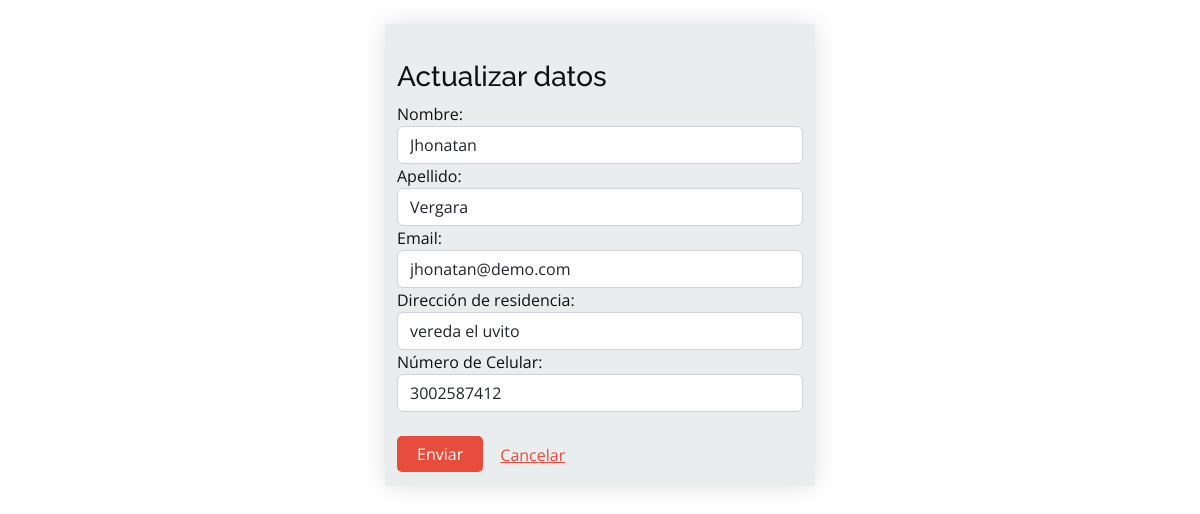
The app's page /actualizarU/4 (signed in) with its own data.
### servigou/models.py (models this page shows, shortened)
class User(AbstractUser):
    documento = models.IntegerField(unique=True, null=True, blank=False)
    celular = models.IntegerField(null=True, blank=False)
    direccion = models.CharField(max_length=20, null=True, blank=False)

### servigou/views.py (the view)
# urls.py: path('actualizarU/<int:id>', views.actualizarU, name='actualizarU'),
@login_required(login_url="login")
def actualizarU(request, id):
    usuario = User.objects.get(id=id)
    if request.method == "POST":
        formUpdate = UserForm2(request.POST, instance=usuario)
        if formUpdate.is_valid():
            formUpdate.save()
            return redirect('home')
        else:
            print(formUpdate.errors)
    else:
        form = UserForm2(instance=usuario)
    context = {"form": form}
    return render(request, "Usuario/actualizarU.html", context)

### templates/Usuario/actualizarU.html (shortened to what this page needs)
{% extends 'layout/base_form.html' %}
 {% load static %}
 {% block contenido %}
<div class="container_reg" style="width: 430px">
  <form method="POST" action="">
    <br/>
    <h3>Actualizar datos</h3>
    {% csrf_token %} {{form.as_table}}
    <br />
    <button  type="submit" class="boton">
      Enviar
    </button>
    <a id="boton1" href="{% url 'home' %}" class="btn btn-link" >Cancelar </a><br />
  </form>
</div>
{% endblock %}

### static/css/styleBase.css (style rules this page uses)
* { padding: 0%; margin:0%; border: 0%; box-sizing: border-box; }
.container_reg { padding:1%; background-color: #e1e8e8; margin: 2%; box-shadow: 0 0 24px 0 rgb(0 0 0 / 12%); }
.boton { background: #E74C3C; border: 0; padding: 6px 20px; color: #fff; transition: 0.4s; border-radius: 5px; }
#boton1 { color: #E74C3C; }

### static/assets/css/style.css (style rules this page uses)
.container_reg { background-color: #EAEDED; }
a { color: #E74C3C; text-decoration: none; }
h1, h2, h3, h4, h5, h6 { font-family: "Raleway", sans-serif; }

### records on screen
User: first_name "Jhonatan", last_name "Vergara", email "jhonatan@demo.com", direccion "vereda el uvito", celular "3002587412"
